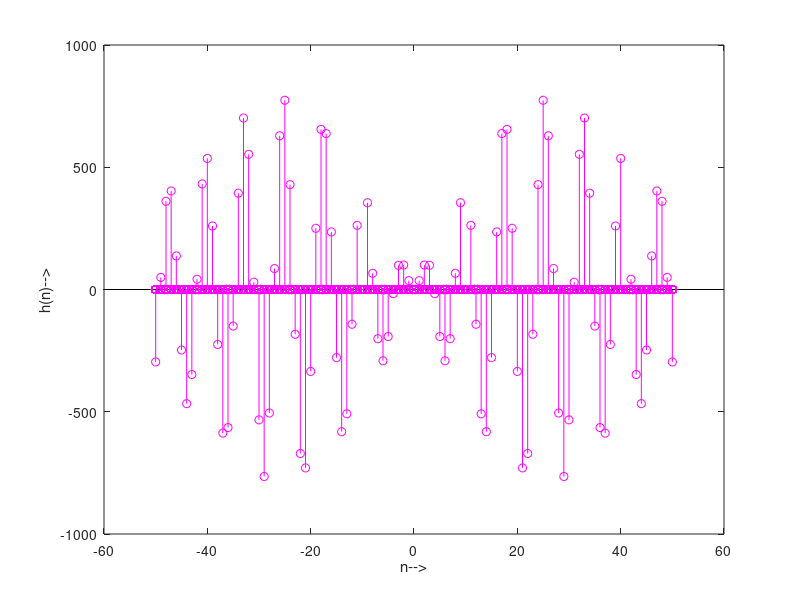

Here is the MATLAB script that generated this plot:
clc;
clear all;
close all;

M=4;
r=0.1;
n=-50:50;
h=zeros(length(n));
for i=1:length(n)  
    h(i)=(4*r*n(i)*cos(pi*n(i)*(1+r)/M)+M*sin(pi*n(i)*(1-r)/M))/(1-(4*r*n(i)/M).^2)*pi*n(i)*M;
end            
h(51)=1/M+r/(M*(4/pi-1)); %when n(i)=0
h(41)=-1*r/M*(2*cos(pi/(4*r*(1+r)))-cos(pi*(1-r)/(4*r))); %n(i)=-M/4r=-10
h(92)=h(41); %n(i)=+M/4r=10

stem(n,h,'m');
xlabel('n-->');
ylabel('h(n)-->');